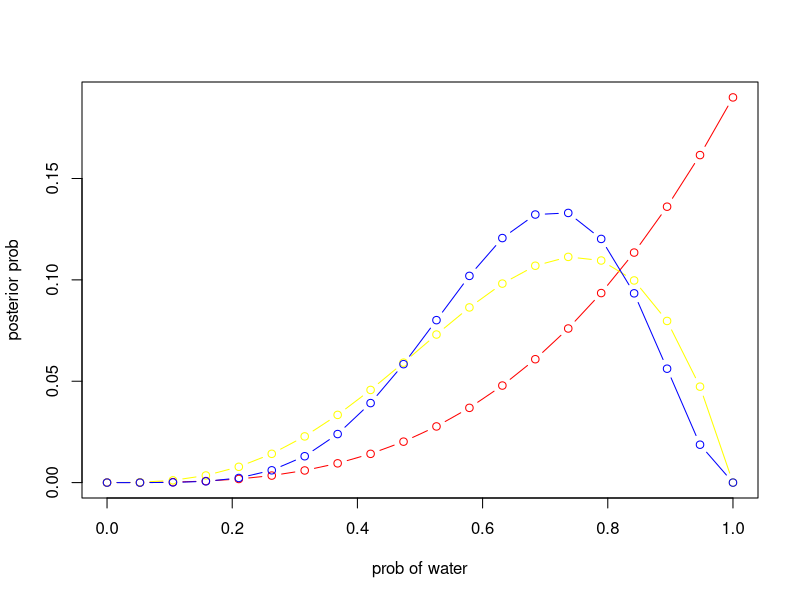
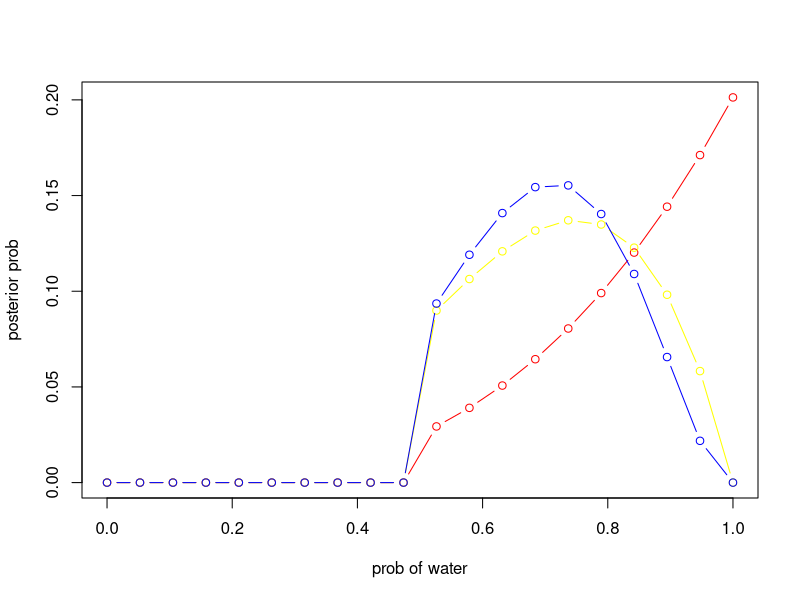

Recreate these plots in R, in order.
#Chapter 2 Practice Problems

#Easy
#1  the probability of rain on Monday:  P(rain|Monday) = P(rain,Monday)/P(Monday)
#2  Pr(Monday|rain)  The probability that it is Monday, given it is raining
#3  the probability that it is Monday, given that it is raining
#     Pr(Monday|Rain) = Pr(rain|Monday)Pr(Monday)/Pr(rain)
#4  "the probability of water is 0.7"  really, this should be the probabiliy
#    of observing water on a toss is 0.7.  There is a true (certain) value of the proportion of water.

#Medium
#2 - grid approximation
L <- 20  #grid step size
clr <- c("red","yellow","blue")
obs <- list(c(3,0),c(3,1),c(5,2))

#define grid for p between 0 and 1 in L steps
p_grid <- seq(from=0,to=1,length=L)

#define uniform prior as equal at all prior values of p
prior <- list(prior1 = rep(1,L), 
              prior2 = c(rep(0,L/2),rep(1,L/2)))

#compute likelihood at each grid value
for (j in 1:length(prior)){
  for (i in 1:length(obs)) {
    #binomial prob of the observed value of 6 W of 9 observations given each value of p
    like <- dbinom(obs[[i]][1],sum(obs[[i]]),prob=p_grid)
    #compute posterior so it sums to 1
    post <- like*prior[[j]]/sum(like*prior[[j]])
    if(i==1) {
      plot(p_grid,post,type="b",col=clr[i],
           xlab="prob of water",ylab="posterior prob")
          title = paste0("prior ", j)
      } else {
      lines(p_grid,post,type="b", col=clr[i])
      }
  }
}

#2M3
# P(land|earth) = 0.3
# P(land|mars) = 1.0
# P(earth) = 0.5
# P(mars) = 0.5
# posterior prob of earth given land
# P(earth|land) = P(land|earth)*P(earth)/P(land)
P_earth_given_land <- 0.3 * 0.5 / (0.3*0.5 + 1.0 * 0.5)

#2H1
#P(twins|Panda1) = 0.1
#P(twin|Panda2) = 0.2
#Obs of twins, P(next birth is twins)

